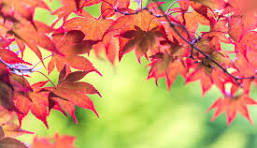
%> input picture LAB06/InputPicture.jpg, 257 x 148 px
$ octave --eval "result = rgb2hsi_image('InputPicture.jpg');"   (GNU Octave 9; MATLAB toolbox functions it lacks are replaced by stand-ins)
%> lines starting %> are read from the running program, lines starting %| are printed output that depends on the picture
function [H, S, I] = rgb2hsi_image(input_path)
%> called with input_path = 'InputPicture.jpg'
    % Function to convert an RGB image to HSI
    % Input: input_path - the file path of the input RGB image
    % Output: H - the Hue component
    %         S - the Saturation component
    %         I - the Intensity component

    % Read the RGB image from the input path
    rgb_image = imread('C:\Users\CSELAB-2\Desktop\LAB06\InputPicture.jpg');
%> rgb_image is the input picture: size 148x257x3 uint8; mean R, G, B 207.5, 145.3, 99.8

    % Convert the RGB image to double for accurate calculations
    rgb_image = im2double(rgb_image);
%> rgb_image: size 148x257x3 double

    % Separate the RGB channels
    R = rgb_image(:,:,1);
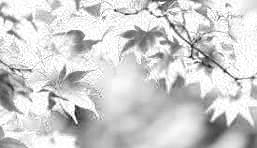
%> R: size 148x257 double; min 0.0863, max 1, mean 0.814
    G = rgb_image(:,:,2);
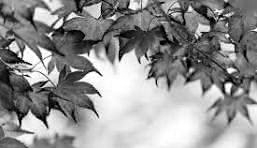
%> G: size 148x257 double; min 0, max 1, mean 0.57
    B = rgb_image(:,:,3);

    % Compute the intensity component (I)
    I = (R + G + B) / 3;
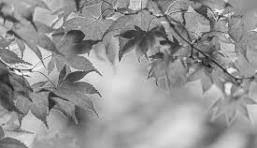
%> I: size 148x257 double; min 0.0458, max 0.992, mean 0.592

    % Compute the saturation component (S)
    min_RGB = min(min(R, G), B);
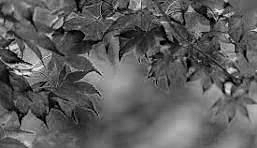
%> min_RGB: size 148x257 double; min 0, max 0.976, mean 0.368
    S = 1 - (3 ./ (R + G + B + eps)) .* min_RGB;
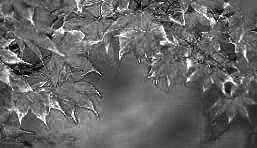
%> S: size 148x257 double; min 0.00749, max 1, mean 0.397

    % Compute the hue component (H)
    theta = acos(0.5 * ((R - G) + (R - B)) ./ sqrt((R - G).^2 + (R - B) .* (G - B) + eps));
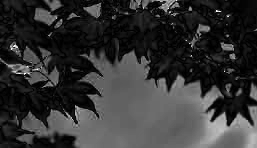
%> theta: size 148x257 double; min 1.49e-08, max 3.14, mean 0.643; drawn with min black and max white
    H = theta;
    H(B > G) = 2 * pi - H(B > G);
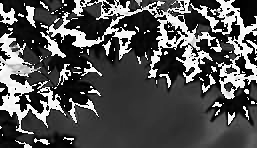
%> H: size 148x257 double; min 1.49e-08, max 6.28, mean 2.01; drawn with min black and max white
    H = H / (2 * pi); % Normalize to [0, 1]

    % Display the original RGB image and H, S, I components
    figure;
    subplot(2,2,1);
    imshow(rgb_image);
    title('Original RGB Image');

    subplot(2,2,2);
    imshow(H);
    title('Hue Component');

    subplot(2,2,3);
    imshow(S);
    title('Saturation Component');

    subplot(2,2,4);
    imshow(I);
    title('Intensity Component');
end
